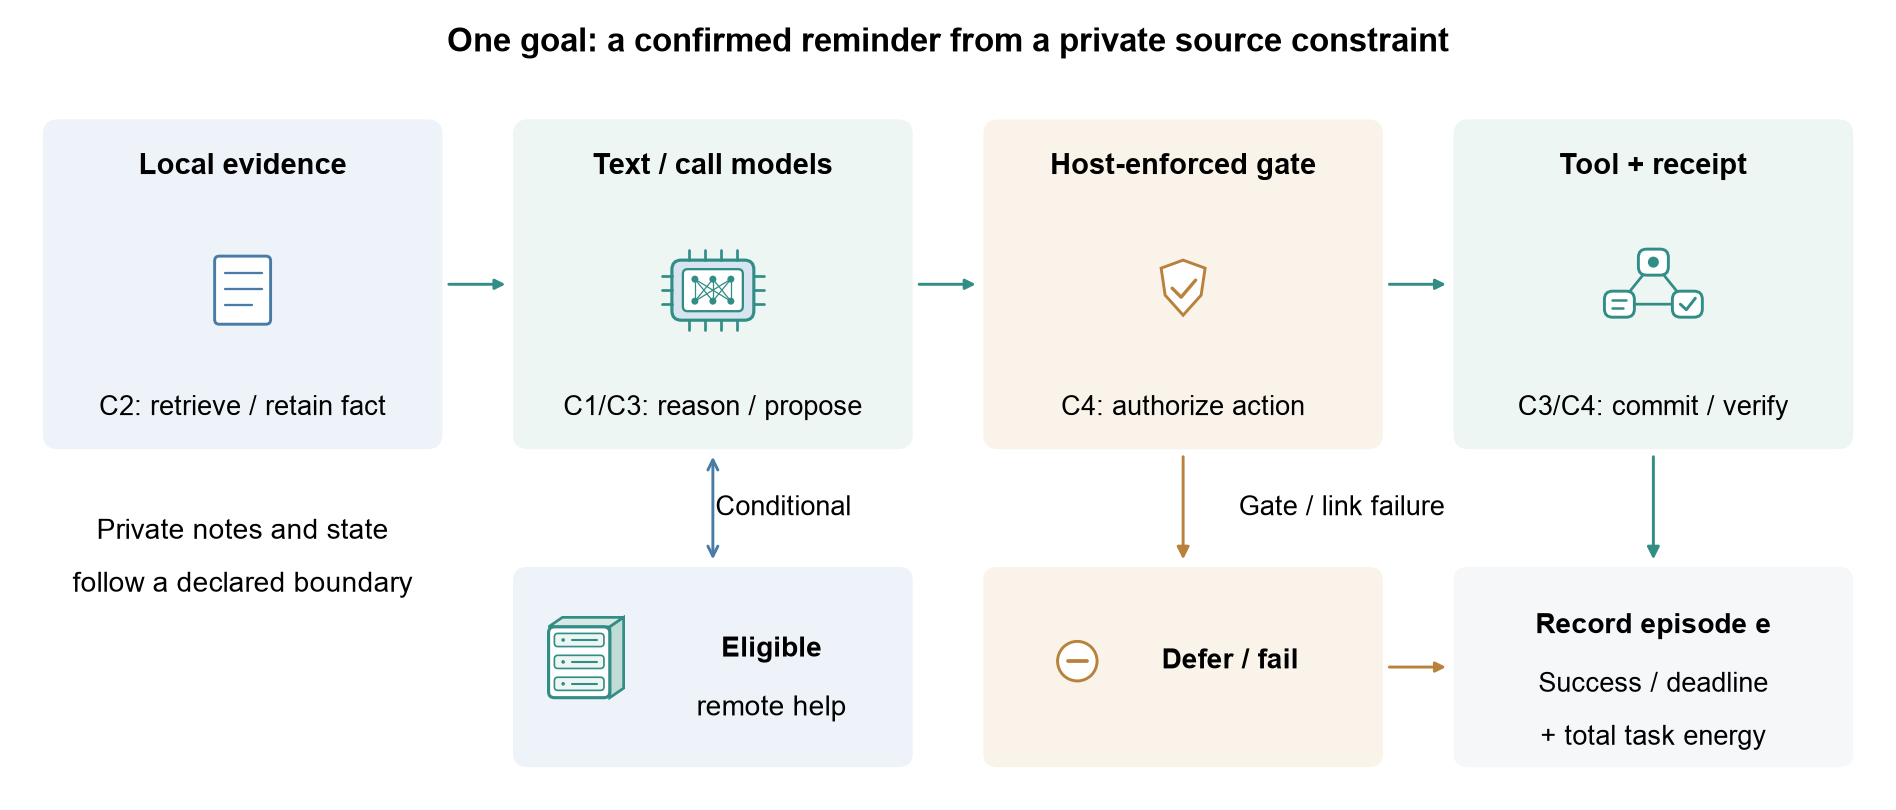

The Python source for this figure:
"""Prospective component roles for a private mobile tool assistant.

This illustration instantiates task, model, permission and accounting boundaries.
No panel or path represents a measured implementation, task result or speedup.
The deployment_reasoning module supplies the shared editable vector icon language.
"""
from pathlib import Path
import matplotlib as mpl
import matplotlib.pyplot as plt
import deployment_reasoning as dr
OUT=Path(__file__).resolve().parent
mpl.rcParams.update({'font.family':'sans-serif','font.sans-serif':['Arial','Helvetica','DejaVu Sans'],'font.size':7.0,'pdf.fonttype':42,'svg.fonttype':'none'})
fig,axis=plt.subplots(figsize=(6.27,2.65));dr.setup(fig,axis,160,67.5)
dr.text(80,64.5,'One goal: a confirmed reminder from a private source constraint',8.0,weight='bold')
for x,w,title,draw,c,fill,detail in [
 (3,34,'Local evidence',dr.sheet,dr.BLUE,dr.PALE_BLUE,'C2: retrieve / retain fact'),
 (43,34,'Text / call models',dr.chip,dr.TEAL,dr.PALE_TEAL,'C1/C3: reason / propose'),
 (83,34,'Host-enforced gate',dr.shield,dr.AMBER,dr.PALE_AMBER,'C4: authorize action'),
 (123,34,'Tool + receipt',dr.agent,dr.TEAL,dr.PALE_TEAL,'C3/C4: commit / verify')]:
 dr.rounded(x,30,w,28,fill,r=1.3)
 dr.text(x+w/2,54,title,7.0,weight='bold')
 draw(x+w/2,43.5,.85,c)
 dr.text(x+w/2,33.5,detail,6.5)
for start,end in [(37.4,42.5),(77.4,82.5),(117.4,122.5)]:dr.arrow((start,44),(end,44),dr.TEAL,.7,scale=5)
dr.text(20,23,'Private notes and state',6.7)
dr.text(20,18.5,'follow a declared boundary',6.7)
dr.rounded(43,3,34,17,dr.PALE_BLUE,r=1.2)
dr.server(49,12,.62)
dr.text(65,13,'Eligible',6.7,weight='bold');dr.text(65,8,'remote help',6.7)
dr.arrow((60,29.5),(60,20.5),dr.BLUE,.7,both=True)
dr.text(66,25,'Conditional',6.4)
dr.rounded(83,3,34,17,dr.PALE_AMBER,r=1.2)
dr.stop(91,12,.8,dr.AMBER);dr.text(104,12,'Defer / fail',6.7,weight='bold')
dr.arrow((100,29.5),(100,20.5),dr.AMBER,.7)
dr.text(113.5,25,'Gate / link failure',6.4)
dr.rounded(123,3,34,17,dr.LIGHT,r=1.2)
dr.text(140,15,'Record episode e',6.8,weight='bold')
dr.text(140,10,'Success / deadline',6.6);dr.text(140,5.5,'+ total task energy',6.6)
dr.arrow((140,29.5),(140,20.5),dr.TEAL,.7)
dr.arrow((117.4,11.5),(122.5,11.5),dr.AMBER,.7,scale=5)
fig.savefig(OUT/'assistant_workflow.pdf',bbox_inches='tight',pad_inches=.025)
fig.savefig(OUT/'assistant_workflow.svg',bbox_inches='tight',pad_inches=.025)
fig.savefig(OUT/'assistant_workflow.tiff',dpi=600,bbox_inches='tight',pad_inches=.025,pil_kwargs={'compression':'tiff_lzw'})
fig.savefig(OUT/'assistant_workflow.png',dpi=300,bbox_inches='tight',pad_inches=.025)
p=OUT/'assistant_workflow.svg';p.write_text('\n'.join(v.rstrip() for v in p.read_text().splitlines())+'\n')
plt.close(fig)
